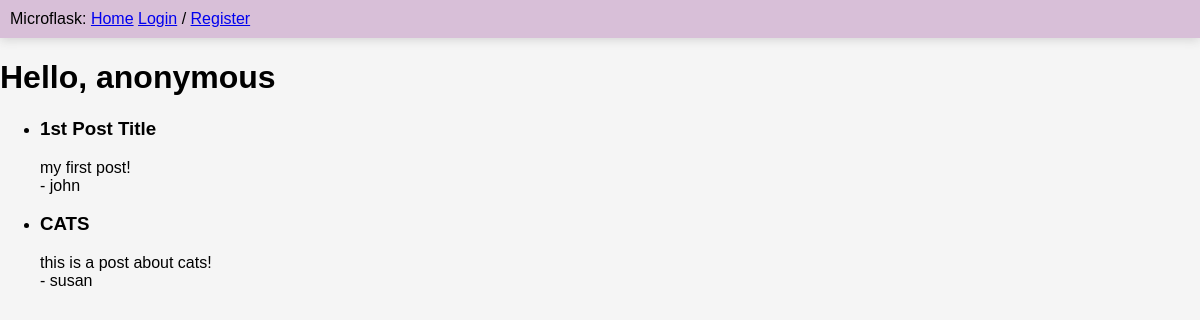
Before: / with the older database file.
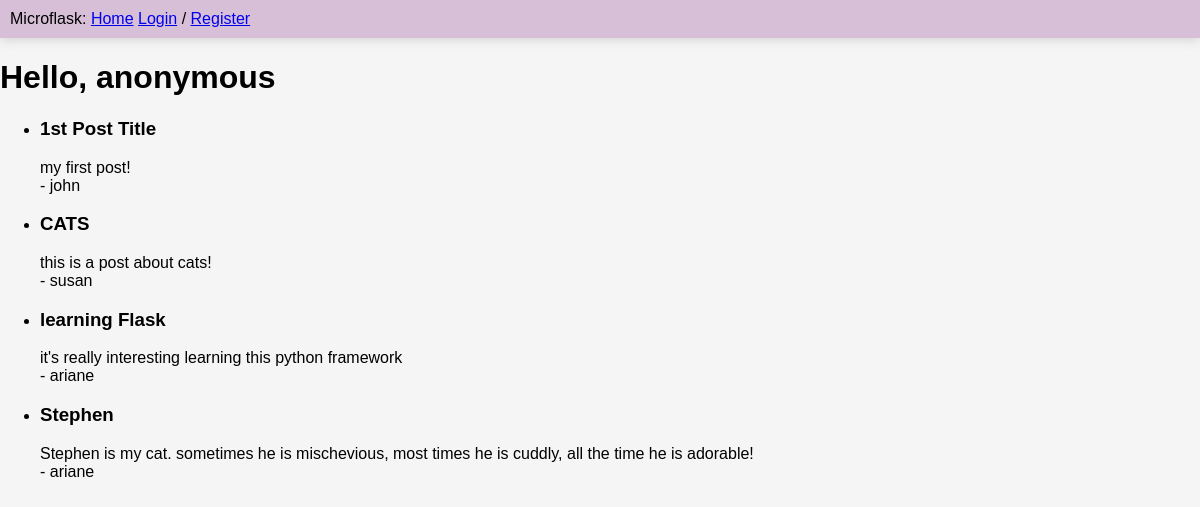
After: the same page with the newer database file.
### app/models.py (models this page shows, shortened)
class Post(db.Model):
  id = db.Column(db.Integer, primary_key=True)
  title = db.Column(db.String(60))
  body = db.Column(db.String(140))
  timestamp = db.Column(db.DateTime, index=True, default=datetime.utcnow)
  user_id = db.Column(db.Integer, db.ForeignKey('user.id'))

class User(UserMixin, db.Model):
  id = db.Column(db.Integer, primary_key=True)
  username = db.Column(db.String(64), index=True, unique=True)
  email = db.Column(db.String(120), index=True, unique=True)
  password_hash = db.Column(db.String(128))
  posts = db.relationship('Post', backref='author', lazy='dynamic')

### app/routes.py (the view)
@app.route('/')
def index():
  return render_template('index.html', title='Home', posts=Post.query.all())

### app/templates/index.html
{% extends 'layout.html' %}
{% block content %}
  <h1>Hello, {{ current_user.username or 'anonymous' }}</h1>
  <ul>
    {% for post in posts%}
      <li>
        <h3>{{ post.title }}</h3>
        <p>{{ post.body }} <br> - {{ post.author.username }}</p>
      </li>
    {% endfor %}
  </ul>
{% endblock %}

Changed rows visible on the page:
added Post: title "learning Flask", body "it's really interesting learning this python framework", author.username "ariane"
added Post: title "Stephen", body "Stephen is my cat. sometimes he is mischevious, most times he is cuddly, all the time he is adorable!", author.username "ariane"
